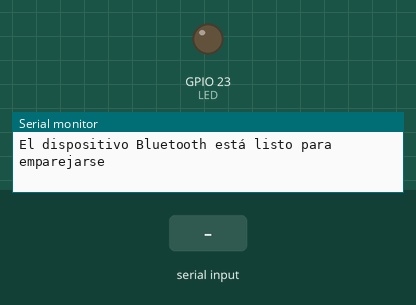
This program was run on a simulated ESP32. On the bench: output pins drawn as LEDs (lit = HIGH), the last lines printed to the serial monitor. The inputs (shaded band) are chosen by the test bench. Nothing arrives over Bluetooth unless stated.

Above: at 1.2 s.
1.3 s: "1" received over the second serial link
At 2.3 s:
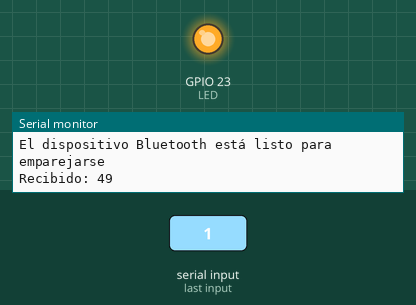
2.8 s: "0" received over the second serial link
At 3.7 s:
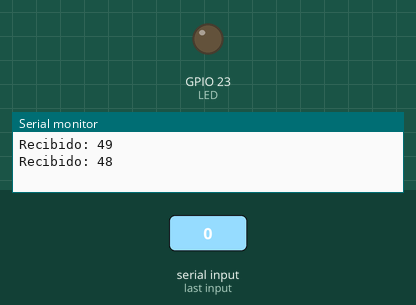
Timing chart, 0 to 5.8 s (numbered marks = the images above; inputs shaded):
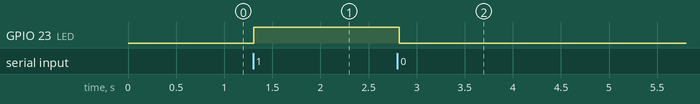

Measured:
- after the input at 1.3 s, GPIO 23 (LED): LOW → HIGH at once
- after the input at 2.8 s, GPIO 23 (LED): HIGH → LOW at once

The program:

main.cpp
```cpp
/*
  Program to control LED (ON/OFF) from ESP32 using Serial Bluetooth
  by Daniel Carrasco -> https://www.electrosoftcloud.com/
*/

#include "BluetoothSerial.h"
#if !defined(CONFIG_BT_ENABLED) || !defined(CONFIG_BLUEDROID_ENABLED)
#error Bluetooth is not enabled! Please run `make menuconfig` to and enable it
#endif
#define LED 23

BluetoothSerial BT; // Objeto Bluetooth
void setup() {
  Serial.begin(115200); // Inicialización de la conexión en serie para la depuración
  BT.begin("ESP32_LED_Control"); // Nombre de su dispositivo Bluetooth y en modo esclavo
  Serial.println("El dispositivo Bluetooth está listo para emparejarse");
  pinMode (LED, OUTPUT); // Cambie el pin LED a OUTPUT
}
void loop() {
  if (BT.available()) // Compruebe si recibimos algo de Bluetooth
  {
    int incoming = BT.read(); // Lee lo que recibimos
    Serial.print("Recibido: ");
    Serial.println(incoming);
    if (incoming == 49){ // 1 en ASCII
      digitalWrite(LED, HIGH); // LED Encendido
      BT.println("LED encendido"); // Envía el mensaje de texto a través de BT Serial
    }
    if (incoming == 48){ // 0 en ASCII
      digitalWrite(LED, LOW); // LED Apagado
      BT.println("LED apagado"); // Envía el mensaje de texto a través de BT Serial
    }
  }
  delay(20);
}
```
